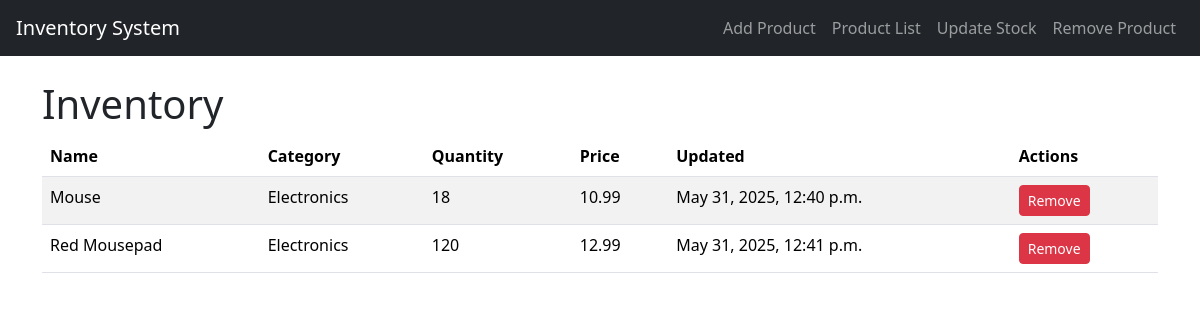
Screenshot of /products/ with the database file from the repository.
### inventory/models.py (models this page shows, shortened)
class Product(models.Model):
    name = models.CharField(max_length=100)
    category = models.CharField(max_length=50, blank=True)
    quantity = models.IntegerField()
    price = models.DecimalField(max_digits=10, decimal_places=2)
    added_on = models.DateTimeField(default=timezone.now)
    last_updated = models.DateTimeField(auto_now=True)

### inventory/views.py (the view)
# urls.py: path("products/", views.product_list, name="product_list"),
def product_list(request):
    products = Product.objects.all()
    return render(request, "inventory/product_list.html", {"products": products})

### inventory/templates/inventory/product_list.html (shortened to what this page needs)
{% extends 'inventory/base.html' %}
{% block content %}
<h1>Inventory</h1>
{% if products %}
<table class="table table-striped">
    <thead>
        <tr>
            <th>Name</th>
            <th>Category</th>
            <th>Quantity</th>
            <th>Price</th>
            <th>Updated</th>
            <th>Actions</th>
        </tr>
    </thead>
    <tbody>
        {% for product in products %}
        <tr>
            <td>{{ product.name }}</td>
            <td>{{ product.category }}</td>
            <td>{{ product.quantity }}</td>
            <td>{{ product.price }}</td>
            <td>{{ product.last_updated }}</td>
            <td>
                <a href="{% url 'remove_product' product.id %}" class="btn btn-danger btn-sm">Remove</a>
            </td>
        </tr>
        {% endfor %}
    </tbody>
</table>
{% else %}
    <p>No products in inventory.</p>
{% endif %}
{% endblock %}

### rows the page displays
Product: name "Mouse", category "Electronics", quantity "18", price "10.99", last_updated "May 31, 2025, 12:40 p.m."
Product: name "Red Mousepad", category "Electronics", quantity "120", price "12.99", last_updated "May 31, 2025, 12:41 p.m."
